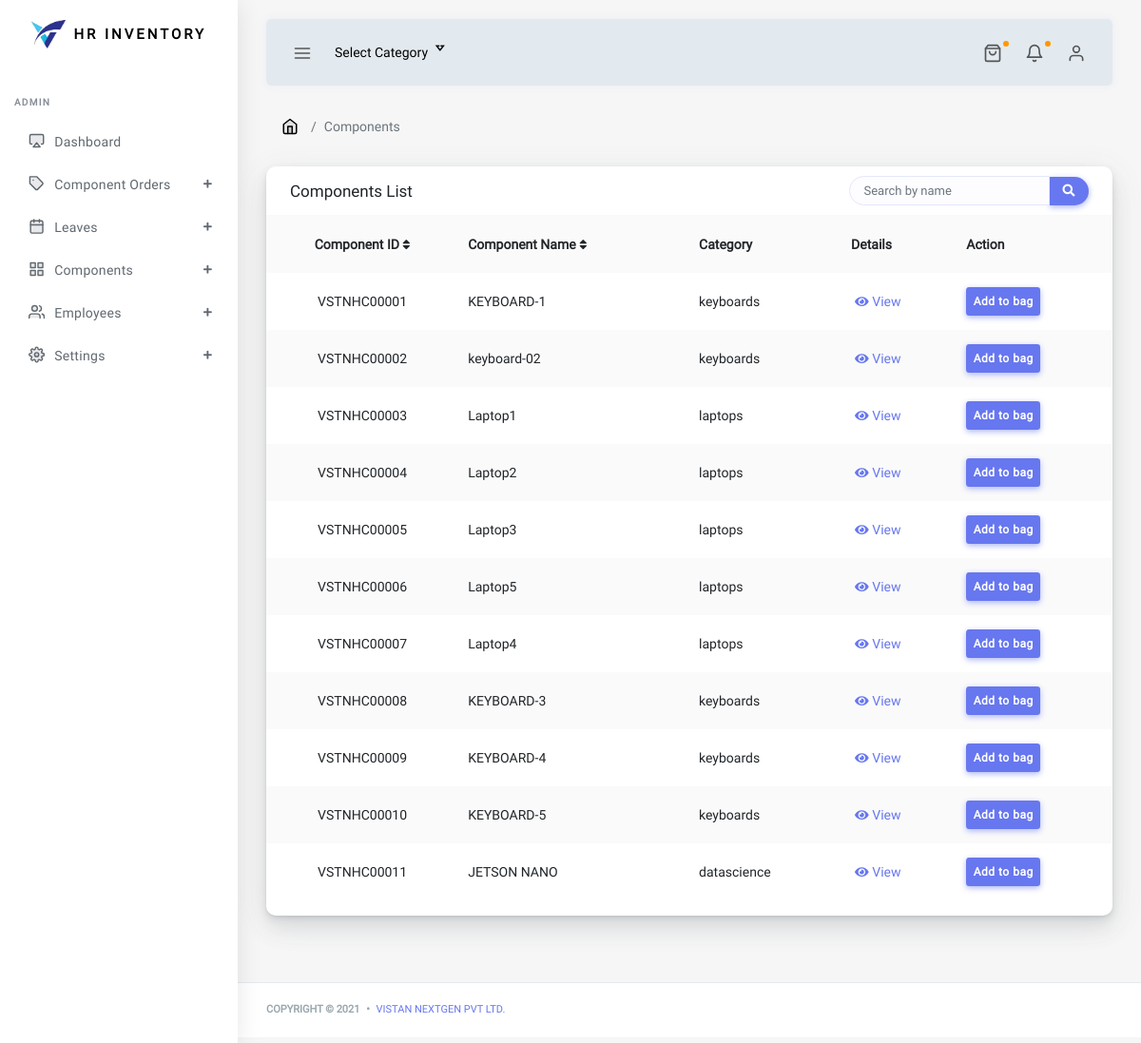
/components/ (signed in), run on the app's committed database.
### components/models.py (models this page shows, shortened)
class Component(models.Model):
    def auto_comp_id():
        no = Component.objects.count()
        str1 = 'VSTNHC'
        list2 = ['0','0','0','0','0']
        item = no+1
        str_item = str(item)
        list_item = list(str_item)
        leng = len(list_item)
        con = 5-leng
        list2[con:] = list_item
        result = ''.join(map(str, list2))
        final = str1+result
        return final
    component_id = models.CharField(max_length = 20, default = auto_comp_id, editable=False)
    name = models.CharField(max_length=75, unique = True)
    category = models.ForeignKey(ComponentCategory, on_delete=models.CASCADE)
    component_location = models.CharField(max_length =  100, default='inventory')
    vendor = models.CharField(max_length=100, null = True, blank=True)
    invoice = models.CharField(max_length=25, blank=True, null=True)
    date_of_order = models.DateField()
    created_at = models.DateTimeField(auto_now_add=True)
    updated_at = models.DateTimeField(auto_now = True)
    image = models.ImageField(upload_to = 'components', blank=True, null=True)
    avialable = models.BooleanField(default=True)
    stock = models.IntegerField()
    price = models.DecimalField(max_digits =10, decimal_places=2)
    description = models.TextField(blank=True, null=True)
    class Meta:
        ordering = ('id','name','category',)
        verbose_name = 'Component'
        verbose_name = 'Components'

class ComponentCategory(models.Model):
    name = models.CharField(max_length=75, unique = True)
    created_at = models.DateTimeField(auto_now_add=True)
    image = models.ImageField(upload_to = 'component_category', blank=True, null=True)
    description = models.TextField(blank=True, null=True)
    class Meta:
        ordering = ('name',)
        verbose_name = 'Component Category'
        verbose_name_plural = 'Component Categories'
    def __str__(self):
        return '{}'.format(self.name)
    def get_url(self):
        return reverse('components:component-list-cat', args=[self.id])

### components/views.py (the view)
# urls.py: path('',views.ComponentListView, name = 'component-list-all'),
@login_required
def ComponentListView(request):
    qs = Component.objects.filter(avialable = True)
    cat = ComponentCategory.objects.all()
    return render(request, 'components/components.html', {'qs':qs, 'cat':cat})

### components/templates/components/components.html (shortened to what this page needs)
{% extends 'base.html' %}
{% load static %}
{% block content %}
      <div class="main-content">
        <section class="section">
          <ul class="breadcrumb breadcrumb-style ">
            <li class="breadcrumb-item">
              <a href="index-2.html">
                <i data-feather="home"></i></a>
            </li>
            <li class="breadcrumb-item active">Components</li>
          </ul>
          {% include 'components/table.html' %}
{% endblock %}

### components/templates/components/table.html (shortened to what this page needs)
<div class="row">
              <div class="col-12">
                <div class="card">
                  <div class="card-header">
                    <h4>Components List</h4>
                    <div class="card-header-form">
                      <form>
                        <div class="input-group">
                          <input type="text" class="form-control" placeholder="Search by name" id = "myInput" onkeyup="myFunction()">
                          <div class="input-group-btn">
                            <button class="btn btn-primary"><i class="fas fa-search"></i></button>
                          </div>
                        </div>
                      </form>
                    </div>
                  </div>
                  <div class="table-responsive">
                  <div class="card-body p-0">
                      <table class="table table-striped" id = "myTable">
                        <tr>
                          <th class="text-center" onclick="sortTable(0)">Component ID&nbsp;<i class="fas fa-sort"></i></th>
                          <th onclick="sortTable(1)">Component Name&nbsp;<i class="fas fa-sort"></i></th>
                          <th>Category</th>
                          <th>Details</th>
                          <th>Action</th>
                        </tr>
                        {% for i in qs %}
                        <tr>
                              <td class="p-0 text-center">
                                  {{i.component_id}}
                                </div>
                              </td>
                              <td>{{i.name}}</td>
                              <td>{{i.category|lower}}</td>
                              <td><a style="text-decoration: none;" href=""><i class="fas fa-eye"></i> View</a></td>
                          <td>
                            {% if i.stock <= 0 %}
                              <div class="badge badge-warning">No stock Avaialable</div>
                            {% else %}
                              <a href="{% url 'bag:add_to_bag' i.component_id %}" class="btn btn-sm btn-primary">Add to bag</a>
                            {% endif %}
                          </td>
                        </tr>
                        {% endfor %}

### data on the page
Component: component_id "VSTNHC00001", name "KEYBOARD-1", category "keyboards", stock "Add to bag"
Component: component_id "VSTNHC00002", name "keyboard-02", category "keyboards", stock "Add to bag"
Component: component_id "VSTNHC00003", name "Laptop1", category "laptops", stock "Add to bag"
Component: component_id "VSTNHC00004", name "Laptop2", category "laptops", stock "Add to bag"
Component: component_id "VSTNHC00005", name "Laptop3", category "laptops", stock "Add to bag"
Component: component_id "VSTNHC00006", name "Laptop5", category "laptops", stock "Add to bag"
Component: component_id "VSTNHC00007", name "Laptop4", category "laptops", stock "Add to bag"
Component: component_id "VSTNHC00008", name "KEYBOARD-3", category "keyboards", stock "Add to bag"
Component: component_id "VSTNHC00009", name "KEYBOARD-4", category "keyboards", stock "Add to bag"
Component: component_id "VSTNHC00010", name "KEYBOARD-5", category "keyboards", stock "Add to bag"
Component: component_id "VSTNHC00011", name "JETSON NANO", category "datascience", stock "Add to bag"
